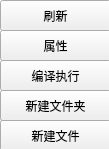
<?xml version="1.0" encoding="UTF-8"?>
<ui version="4.0">
 <class>Menu</class>
 <widget class="QWidget" name="Menu">
  <property name="geometry">
   <rect>
    <x>0</x>
    <y>0</y>
    <width>109</width>
    <height>149</height>
   </rect>
  </property>
  <property name="windowTitle">
   <string>Form</string>
  </property>
  <widget class="QLabel" name="label">
   <property name="geometry">
    <rect>
     <x>0</x>
     <y>-70</y>
     <width>111</width>
     <height>161</height>
    </rect>
   </property>
   <property name="styleSheet">
    <string notr="true">background-color: rgb(255, 255, 255);</string>
   </property>
   <property name="text">
    <string/>
   </property>
  </widget>
  <widget class="QPushButton" name="update_btn">
   <property name="geometry">
    <rect>
     <x>0</x>
     <y>0</y>
     <width>111</width>
     <height>31</height>
    </rect>
   </property>
   <property name="styleSheet">
    <string notr="true">font: 9pt &quot;3ds&quot;;
font: 14pt &quot;3ds&quot;;</string>
   </property>
   <property name="text">
    <string>刷新</string>
   </property>
  </widget>
  <widget class="QPushButton" name="property_btn">
   <property name="geometry">
    <rect>
     <x>0</x>
     <y>30</y>
     <width>111</width>
     <height>31</height>
    </rect>
   </property>
   <property name="styleSheet">
    <string notr="true">font: 9pt &quot;3ds&quot;;
font: 14pt &quot;3ds&quot;;</string>
   </property>
   <property name="text">
    <string>属性</string>
   </property>
  </widget>
  <widget class="QPushButton" name="compiler_btn">
   <property name="geometry">
    <rect>
     <x>0</x>
     <y>60</y>
     <width>111</width>
     <height>31</height>
    </rect>
   </property>
   <property name="styleSheet">
    <string notr="true">font: 9pt &quot;3ds&quot;;
font: 14pt &quot;3ds&quot;;</string>
   </property>
   <property name="text">
    <string>编译执行</string>
   </property>
  </widget>
  <widget class="QPushButton" name="new_folder_btn">
   <property name="geometry">
    <rect>
     <x>0</x>
     <y>90</y>
     <width>111</width>
     <height>31</height>
    </rect>
   </property>
   <property name="styleSheet">
    <string notr="true">font: 9pt &quot;3ds&quot;;
font: 14pt &quot;3ds&quot;;</string>
   </property>
   <property name="text">
    <string>新建文件夹</string>
   </property>
  </widget>
  <widget class="QPushButton" name="new_txt_btn">
   <property name="geometry">
    <rect>
     <x>0</x>
     <y>120</y>
     <width>111</width>
     <height>31</height>
    </rect>
   </property>
   <property name="styleSheet">
    <string notr="true">font: 9pt &quot;3ds&quot;;
font: 14pt &quot;3ds&quot;;</string>
   </property>
   <property name="text">
    <string>新建文件</string>
   </property>
  </widget>
 </widget>
 <resources/>
 <connections/>
</ui>
